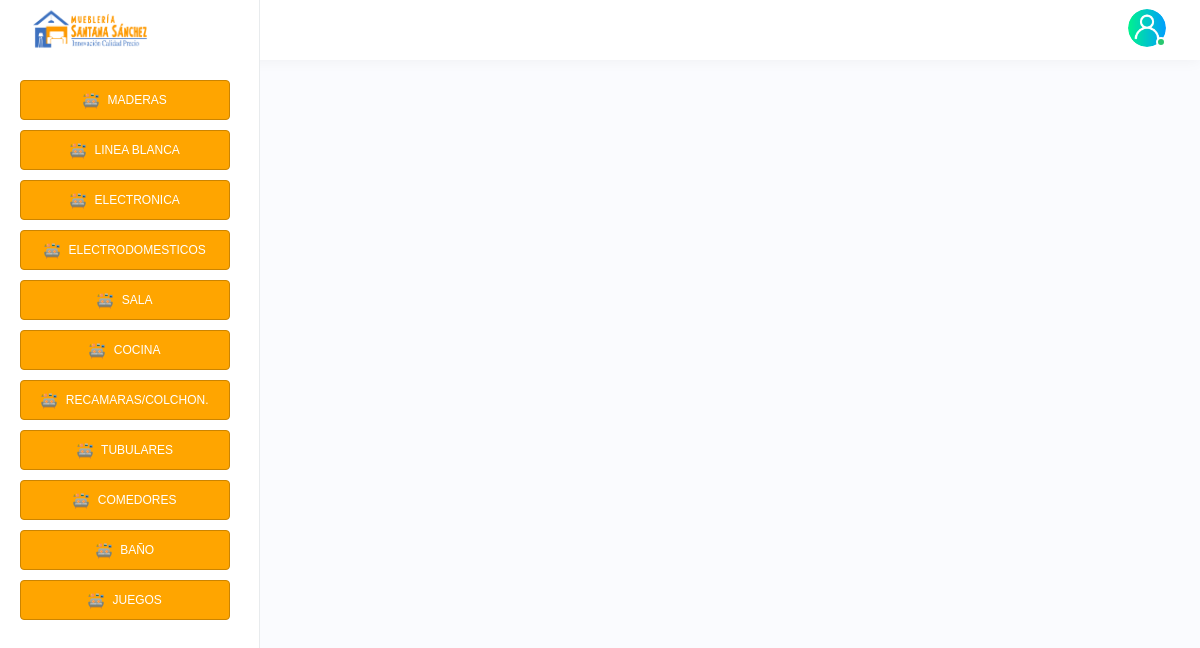
/catalogo.php, run on the app's committed database.
### tables this page shows
CREATE TABLE `clasificacion_productos`  (
  `ID_CLASIFICACION` int(10) UNSIGNED ZEROFILL NOT NULL AUTO_INCREMENT,
  `DESCRIPCION_CLASIFICACION` varchar(100) NOT NULL,
  PRIMARY KEY (`ID_CLASIFICACION`) USING BTREE
);

### catalogo.php (the view, shortened to what this page needs)
<!DOCTYPE html>
<html lang="en">
<head>
    <link rel="stylesheet" href="assets/css/bootstrap.min.css">
    <link rel="stylesheet" href="assets/css/animate.css">
    <link rel="stylesheet" href="assets/plugins/select2/css/select2.min.css">
    <link rel="stylesheet" href="assets/css/dataTables.bootstrap4.min.css">
    <link rel="stylesheet" href="assets/plugins/fontawesome/css/fontawesome.min.css">
    <link rel="stylesheet" href="assets/plugins/fontawesome/css/all.min.css">
    <link rel="stylesheet" href="assets/css/style.css">
    <link rel="stylesheet" href="assets/css/style_ventana.css">
    <link rel="stylesheet" href="assets/css/estilo2.css">
    <link rel="stylesheet" href="assets/css/estilo3.css">
    <link rel="stylesheet" href="assets/css/estilo4.css">
    <link rel="stylesheet" href="https://cdnjs.cloudflare.com/ajax/libs/font-awesome/6.2.1/css/all.min.css"
 />
</head>
<body>
    <div class="main-wrapper">
        <div class="header">
            <div class="header-left active">
                <a href="index.php" class="logo">
                    <img src="assets/img/logo_santana_dd1.png" alt="">
                </a>
            </div>
            <ul class="nav user-menu">
                <li class="nav-item dropdown has-arrow main-drop">
                    <a href="javascript:void(0);" class="dropdown-toggle nav-link userset" data-bs-toggle="dropdown">
                        <span class="user-img"><img src="assets/img/usuario.png" alt="">
                            <span class="status online"></span></span>
                    </a>
                </li>
            </ul>
        </div>
        <div class="sidebar" id="sidebar">
            <div class="sidebar-inner slimscroll">
                <div id="sidebar-menu" class="sidebar-menu">
                    <?php include('conexion.php'); ?>
                    <ul>
                    <?php
                    $consulta = "CALL obtener_clasificaciones()";
                    $resultado = mysqli_query($conexion, $consulta);
                    while ($fila = mysqli_fetch_row($resultado)) {
                        $descripcion = htmlspecialchars($fila[0]);
                        $id = $fila[1];
                        echo '
                            <li>
                                <button class="categoria-btn" data-id="' . $id . '">
                                    <img src="assets/img/sofa.png" alt="img" style="width:16px; height:16px; vertical-align:middle; margin-right:5px;">
                                    ' . $descripcion . '
                                </button>
                            </li>
                        ';
                    }
                    ?>
                    </ul>
                </div>
            </div>
        </div>
    </div>
    <div class="page-wrapper">
        <div class="content">
            <section class="contenedor">
                <div class="contenedor-items">
                </div>
            </section>
        </div>
    </div>
</body>
</html>

### assets/css/style_ventana.css (style rules this page uses)
body { transition: background-color 0.3s ease; }

### assets/css/estilo2.css (style rules this page uses)
* { margin: 0; padding: 0; font-family: 'Open Sans'; }
.contenedor { max-width: 1900px; padding: 10px; margin: auto; display: flex; justify-content: space-between; contain: paint; }
.contenedor .contenedor-items { margin-top: 30px; display: grid; grid-template-columns: repeat(auto-fit, minmax(220px, 3fr)); grid-gap: 30px; grid-row-gap: 30px; width: 100%; transition: .3s; }

### assets/css/estilo3.css (style rules this page uses)
.categoria-btn { width: 210px; height: 40px; background-color: orange; border: 1px solid #cc8400; color: white; cursor: pointer; font-size: 12px; border-radius: 4px; transition: background-color 0.2s ease; }

### data on the page
clasificacion_productos: DESCRIPCION_CLASIFICACION "MADERAS"
clasificacion_productos: DESCRIPCION_CLASIFICACION "LINEA BLANCA"
clasificacion_productos: DESCRIPCION_CLASIFICACION "ELECTRONICA"
clasificacion_productos: DESCRIPCION_CLASIFICACION "ELECTRODOMESTICOS"
clasificacion_productos: DESCRIPCION_CLASIFICACION "SALA"
clasificacion_productos: DESCRIPCION_CLASIFICACION "COCINA"
clasificacion_productos: DESCRIPCION_CLASIFICACION "RECAMARAS/COLCHON."
clasificacion_productos: DESCRIPCION_CLASIFICACION "TUBULARES"
clasificacion_productos: DESCRIPCION_CLASIFICACION "COMEDORES"
clasificacion_productos: DESCRIPCION_CLASIFICACION "BAÑO"
clasificacion_productos: DESCRIPCION_CLASIFICACION "JUEGOS"
